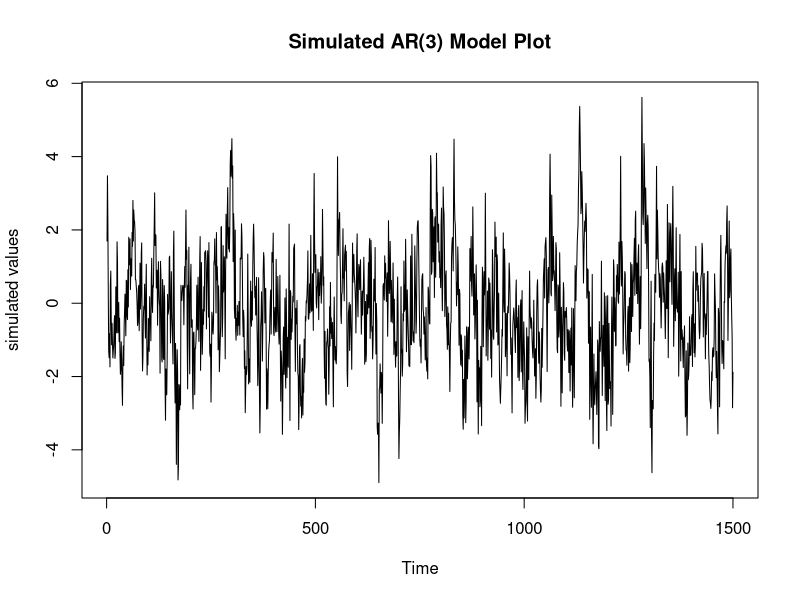
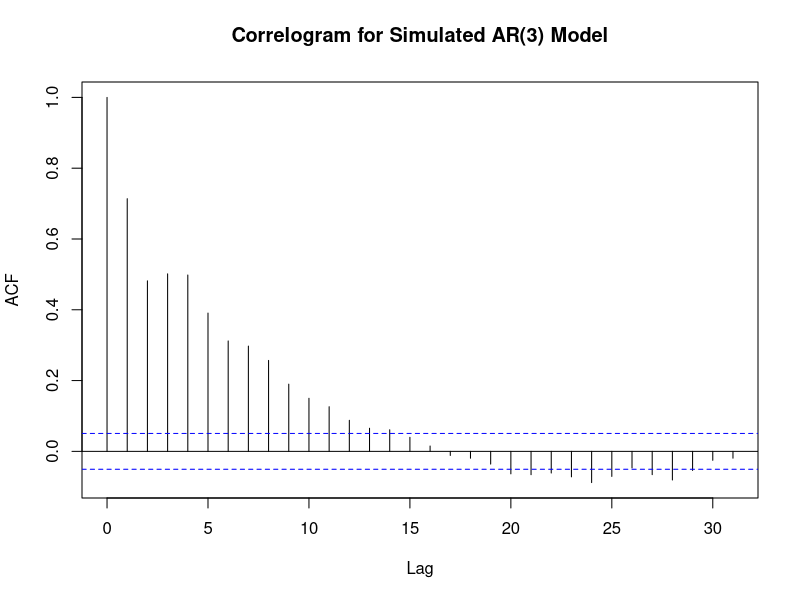
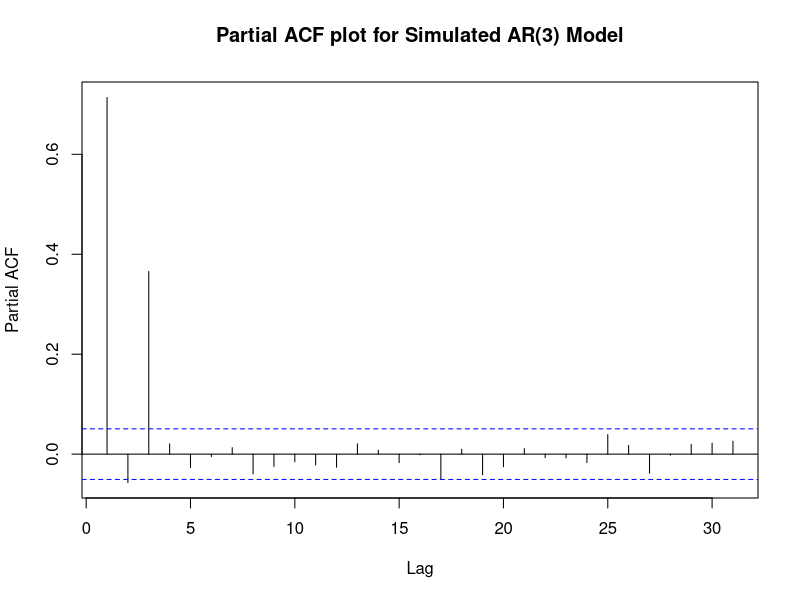

Write the R code that produced these figures, in order.
## ---- chunk 1
knitr::opts_chunk$set(echo = TRUE)
library(tidyverse)
library(knitr)
library(tseries)
library(zoo)
## ---- chunk 2
set.seed(23456)
sim_series <- arima.sim(list(ar = c(0.8,-1/3,0.6/sqrt(3))),
                        n = 1500)
plot(sim_series,
     ylab = "simulated values",
     main = "Simulated AR(3) Model Plot")
## ---- chunk 3
acf(sim_series,
    main = "Correlogram for Simulated AR(3) Model")
## ---- chunk 4
pacf(sim_series,
    main = "Partial ACF plot for Simulated AR(3) Model")
## ---- chunk 5
ARMA_CSS_ML <- arima(sim_series,
                    order = c(3,0,0),
                    seasonal = c(0,0,0),
                    include.mean = FALSE,
                    method = "CSS-ML")
ARMA_ML <- arima(sim_series,
                    order = c(3,0,0),
                    seasonal = c(0,0,0),
                    include.mean = FALSE,
                    method = "ML")
ARMA_CSS <- arima(sim_series,
                    order = c(3,0,0),
                    seasonal = c(0,0,0),
                    include.mean = FALSE,
                    method = "CSS")
result <- rbind(True_values = c(0.8,round(-1/3,3),round(0.6/sqrt(3),3),0.8^2),
                 CSS_ML = c(0.775,-0.330,0.368,0.996),
                 ML = c(0.775,-0.330,0.368,0.996),
                 CSS = c(0.774,-0.330,0.367,0.994))
colnames(result) <- c("a1","a2","a3","sigma^2")
#print(result)
kable(result)

